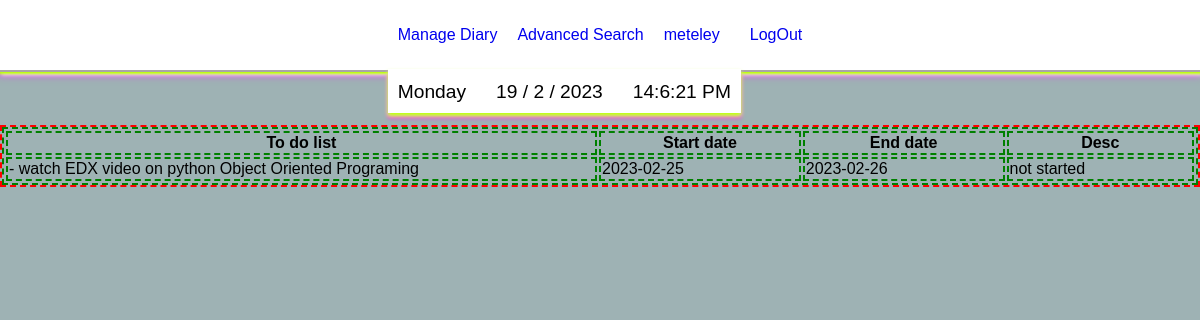
Screenshot of /todo (signed in) with the database file from the repository.
### tables this page shows
CREATE TABLE users (id INTEGER PRIMARY KEY AUTOINCREMENT NOT NULL, username TEXT NOT NULL, hash TEXT NOT NULL, fname type text, lname type text, useremail text, dateregistered type text, dateofbirth type text, primaryphone type text, country type text, secondaryphone type text, city type text, gender type text, facebookaddress type text, telegramaddress type text, instagramaddress type text, twitteraddress type text, useraddress type text, numberofprofilechanges type integer default 0, emailconfirmed type text default 'False');

CREATE TABLE userdiarycatagory (udc_id INTEGER PRIMARY KEY AUTOINCREMENT NOT NULL, ud_id INTEGER NOT NULL, c_id INTEGER NOT NULL, catagory_insertion_time type text, catagory_insertion_date type text, number_of_edits_made type integer default 0, FOREIGN KEY(ud_id) REFERENCES userdiary(ud_id), FOREIGN KEY(c_id) REFERENCES catagory(catagory_id));

CREATE TABLE diary
(diary_id INTEGER PRIMARY KEY AUTOINCREMENT NOT NULL,
diary_content TEXT,
diary_status TEXT DEFAULT Active, description type text);

CREATE TABLE userdiary
(ud_id INTEGER PRIMARY KEY AUTOINCREMENT NOT NULL,
d_id INTEGER,
u_id INTEGER,
given_date TEXT DEFAULT CURRENT_TIMESTAMP,
diary_written_date type text, diary_written_time type text, given_time type text, number_of_edits type integer default 0, end_date type TEXT, start_date type TEXT,
FOREIGN KEY(d_id) REFERENCES diary(diary_id),
FOREIGN KEY(u_id) REFERENCES users(id));

### app.py (the view)
@app.route("/todo", methods = ["GET", "POST"]) #type: ignore
@login_required
def viewtodo():
  if request.method== "POST":
    return render_template("todo.html")
  else:
    todolist = db.execute("SELECT * FROM diary JOIN userdiary ON diary.diary_id = userdiary.d_id JOIN userdiarycatagory ON userdiarycatagory.ud_id = userdiary.ud_id JOIN catagory ON catagory.catagory_id = userdiarycatagory.c_id JOIN catagorytype ON catagorytype.catagory_type_id =catagory.cat_type_id WHERE u_id = ? and catagory_type_name = ? and diary_status = ?", session["user_id"], "My Todo List", "Active")
    return render_template("todo.html", current_user_name=global_user_name(), todolist = todolist)

### app.py (called while the page is built)
def global_user_name():
  current_user_name= db.execute("SELECT username FROM users WHERE id = ?", session["user_id"])
  return (current_user_name)

@app.after_request
def after_request(response):
    response.headers["Cache-Control"] = "no-cache, no-store, must-revalidate"
    response.headers["Expires"] = 0
    response.headers["Pragma"] = "no-cache"
    return response

### helpers.py (called while the page is built)
def login_required(f):
    @wraps(f)
    def decorated_function(*args, **kwargs):
        if session.get("user_id") is None:
            return redirect("/login")
        return f(*args, **kwargs)
    return decorated_function

### templates/todo.html
{% extends "layout.html" %}
{% block main %}
<div class="width-100 border-red margin-s">
  {%if todolist %}
        <table class = " width-100">
          <thead>
            <tr>
            <th class="width-50">To do list</th>
            <th> Start date</th>
            <th>End date</th>
            <th>Desc</th>
          </tr>
          </thead>
          <tbody>
            {% for todo in todolist %}
          <tr>
          <td>{{todo["diary_content"]}}</td>
          <td>{{todo["start_date"]}}</td>
          <td>{{todo["end_date"]}}</td>
          <td>{{todo["description"]}}</td>
        </tr>
        {% endfor %}
          </tbody>
        </table>
  {% endif %}
</div>
{% endblock %}

### templates/layout.html (shortened to what this page needs)
<!DOCTYPE html>
<html lang="en">
    <head>
        <link rel="stylesheet" type="text/css" href="../static/virtual-select.min.css">
        <link rel="stylesheet" href="static/style.css">
    </head>
    <body onload = "showedited(); loadCatagories()">
        <div class="container">
            <div class="header magenta-box-shadow">
              <div class = "">
                <ul class = "date-time nav flex-horizontal  white-background clock-box-shadow">
                  <li id="day" class = "nav-list"></li>
                  <li id="today" class = "nav-list"></li>
                  <li id="clock" class = "nav-list"></li>
                </ul>
              </div>
                {% if session["user_id"] %}
                <ul class="nav">
                    <li class="nav-down"> <a href= "/managediary">Manage Diary</a>
                    </li>
                </ul>
                <ul class="nav">
                    <li><a href="/search">Advanced Search </a></li>
                </ul>
                <ul class="nav">
                    <li class="nav-down">  <a href="/manageprofile"> {% if current_user_name %} {{current_user_name[0]["username"]}} {% endif %}</a>
                    </li>
                    <li >   <a href="/logout">LogOut</a> </li>
                </ul>
                    {% endif %}
            </div>
                        <div class = "image-diary">
                        <div class="center-body">
                                {% block main %}
                                {% endblock %}
                        </div>
                      </div>
                    </div>
                </body>
    </html>

### static/style.css (style rules this page uses)
*, *::before, *::after { font-family: Arial, Helvetica, sans-serif; box-sizing: border-box; }
body { margin: 0; padding: 0; background-color: rgb(158, 178, 180); }
.container { position: relative; margin-top: 120px; width: 100%; height: fit-content; font-family: cursive, arial; }
.header { position: fixed; width: 100%; background-color: white; top: 0px; display: flex; border-bottom: 2px solid rgb(170, 166, 166); justify-content: center; z-index: 11; }
.nav { position: relative; display: flex; gap: 10px; list-style: none; justify-content: center; padding-right: 10px; z-index: 1; }
.date-time { position: absolute; top: 50px; }
.center-body { background-size: contain; background-repeat:no-repeat; background-position: center center; display: flex; flex-direction: column; top: 0px; left: 0px; width: 100%; height: 100%; justify-content: flex-start; align-items: center; z-index: -1; margin: 0px 0px; }
.header ul, .max-content { width: max-content; padding: 0px; }
a { text-decoration: none; }
.nav-down { padding: 10px; }
ul li { padding: 10px 10px; }
li { border-color: 2px solid blue; }
.flex-horizontal { display: flex; flex-wrap: nowrap; justify-content: flex-start; align-items: flex-start; font-size: 1.2rem; }
.margin-s { margin: 5px; }
.width-50 { width: 50%; }
.width-100 { width: 100%; }
.border-red { border: 2px dashed red; }
.white-background { background: white; }
.magenta-box-shadow { box-shadow: 0 2px 2px 2px rgb(188, 255, 6), 2px 2px 4px 1px rgb(250, 252, 252), 0px 2px 8px 2px magenta; }
.clock-box-shadow { border-top: 2px solid white; box-shadow: 0px 3px 4px 0px rgb(188, 255, 6), 0px 3px 4px 0px rgb(250, 252, 252), 0px 5px 4px 0px magenta; }
.magenta-box-shadow { box-shadow: 0 0 2px 2px rgb(188, 255, 6), 2px 2px 4px 1px rgb(250, 252, 252), 0px 0px 8px 2px magenta; }
table, tr, td, th { border: 2px dashed green; }

### rows the page displays
users: username "meteley"
userdiarycatagory: diary_content "- watch EDX video on python Object Oriented Programing", start_date "2023-02-25", end_date "2023-02-26", description "not started"
